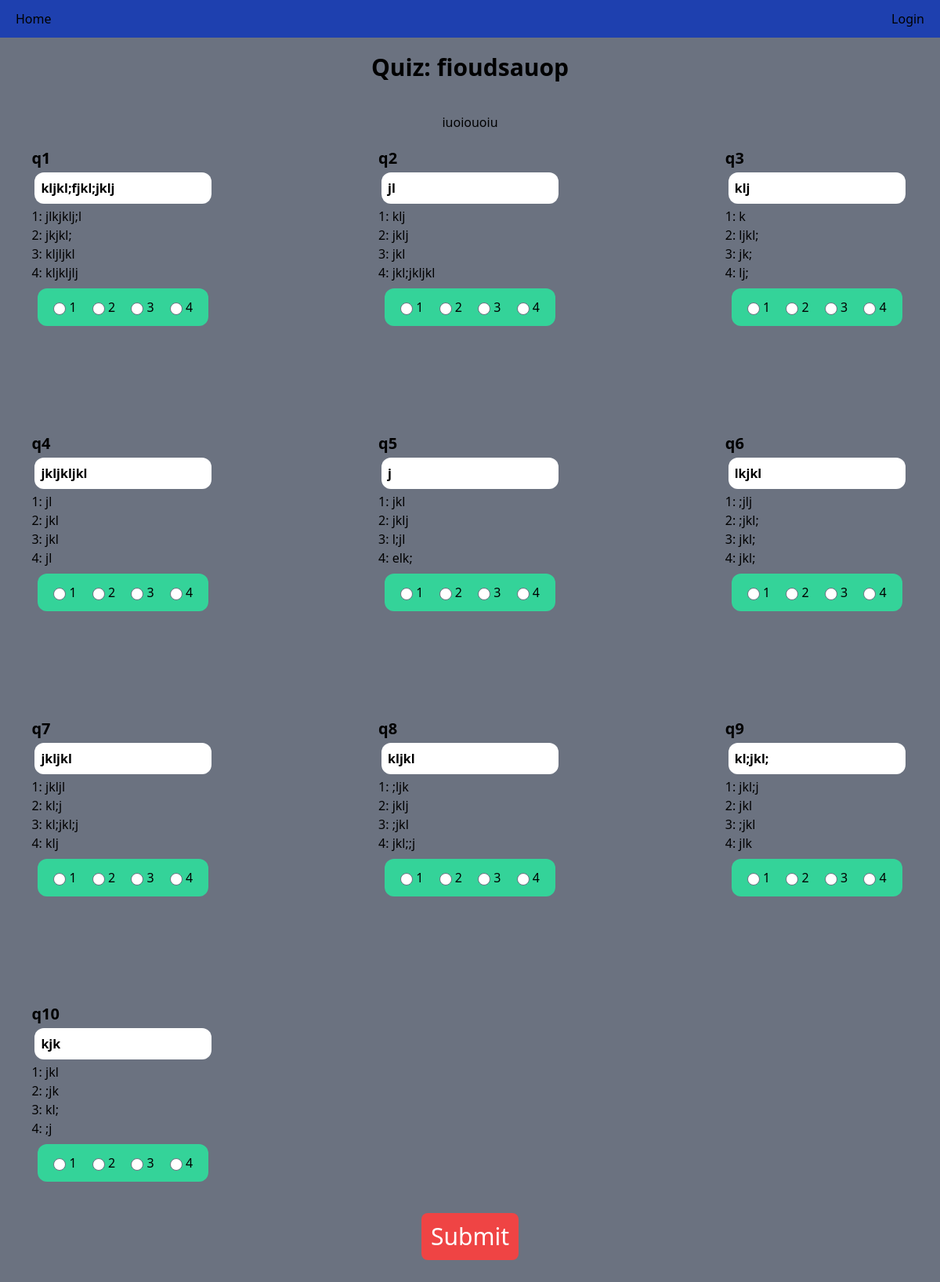
Page /quiz/16/ on the committed database.
### main/models.py (models this page shows)
class Quiz(models.Model):
    quiz_name = models.CharField(max_length=100)
    quiz_description = models.TextField(max_length=500)
    pub_date = models.DateTimeField(default=timezone.now)
    due_date = models.DateField()
    set_by = models.CharField(max_length=100, null=True)
    def __str__(self):
        return self.quiz_name
    class Meta:
        verbose_name_plural = "Quizes"

class Questions(models.Model):
    q1 = models.CharField(max_length=100)
    q1_opt_1 = models.CharField(max_length=100)
    q1_opt_2 = models.CharField(max_length=100)
    q1_opt_3 = models.CharField(max_length=100)
    q1_ans = models.CharField(max_length=100)
    q2 = models.CharField(max_length=100)
    q2_opt_1 = models.CharField(max_length=100)
    q2_opt_2 = models.CharField(max_length=100)
    q2_opt_3 = models.CharField(max_length=100)
    q2_ans = models.CharField(max_length=100)
    q3 = models.CharField(max_length=100)
    q3_opt_1 = models.CharField(max_length=100)
    q3_opt_2 = models.CharField(max_length=100)
    q3_opt_3 = models.CharField(max_length=100)
    q3_ans = models.CharField(max_length=100)
    q4 = models.CharField(max_length=100)
    q4_opt_1 = models.CharField(max_length=100)
    q4_opt_2 = models.CharField(max_length=100)
    q4_opt_3 = models.CharField(max_length=100)
    q4_ans = models.CharField(max_length=100)
    q5 = models.CharField(max_length=100)
    q5_opt_1 = models.CharField(max_length=100)
    q5_opt_2 = models.CharField(max_length=100)
    q5_opt_3 = models.CharField(max_length=100)
    q5_ans = models.CharField(max_length=100)
    q6 = models.CharField(max_length=100)
    q6_opt_1 = models.CharField(max_length=100)
    q6_opt_2 = models.CharField(max_length=100)
    q6_opt_3 = models.CharField(max_length=100)
    q6_ans = models.CharField(max_length=100)
    q7 = models.CharField(max_length=100)
    q7_opt_1 = models.CharField(max_length=100)
    q7_opt_2 = models.CharField(max_length=100)
    q7_opt_3 = models.CharField(max_length=100)
    q7_ans = models.CharField(max_length=100)
    q8 = models.CharField(max_length=100)
    q8_opt_1 = models.CharField(max_length=100)
    q8_opt_2 = models.CharField(max_length=100)
    q8_opt_3 = models.CharField(max_length=100)
    q8_ans = models.CharField(max_length=100)
    q9 = models.CharField(max_length=100)
    q9_opt_1 = models.CharField(max_length=100)
    q9_opt_2 = models.CharField(max_length=100)
    q9_opt_3 = models.CharField(max_length=100)
    q9_ans = models.CharField(max_length=100)
    q10 = models.CharField(max_length=100)
    q10_opt_1 = models.CharField(max_length=100)
    q10_opt_2 = models.CharField(max_length=100)
    q10_opt_3 = models.CharField(max_length=100)
    q10_ans = models.CharField(max_length=100)
    quiz = models.ForeignKey(Quiz, on_delete=models.CASCADE)
    class Meta:
        verbose_name_plural = "Quiz Qestions"

### main/views.py (the view)
# urls.py: path("quiz/<pk>/", views.quiz_view, name="quiz"),
def quiz_view(request, pk) -> HttpResponse:
    quiz = Quiz.objects.filter(id=pk)[0]
    if quiz.due_date < datetime.date.today():
        return render(
            request, "accounts/profile.html", {"alert": "Due date has passed"}
        )
    ui_query = UserQuizInfo.objects.filter(
        quiz_name_id=pk, user_id=request.user.id
    )
    user_info = ui_query[0] if ui_query else None
    if request.method == "POST":
        answers_form = AnswersForm(request.POST)
        if answers_form.is_valid():
            answers = answers_form.cleaned_data
            print("answers", answers)
            user_answer_order = [answers[k] for k in answers.keys()]
            answer_order = request.session["answer_order"]
            print("gotten session answer order", answer_order)
            num_correct = len(
                [
                    a
                    for a, b in zip(answer_order, user_answer_order)
                    if a == int(b)
                ]
            )
            score = num_correct / 10
            print(score)
            result = UserQuizInfo(
                quiz_name=quiz,
                user=request.user,
                score=score,
            )
            result.save()
            return redirect("home")
    else:
        answers_form = AnswersForm()
    try:
        questions = Questions.objects.filter(quiz_id=pk)[0].__dict__
        q_keys, q_dict = questions_stripper(questions)
        random_keys = list(questions.keys())
        random.shuffle(random_keys)
        final_questions = dict()
        for q_key in q_keys:
            final_questions[q_key] = {
                key: questions[key]
                for key in random_keys
                if q_key in key
                and q_key != key
                and len([s for s in q_key if s.isnumeric()])
                == len([s for s in key[0:3] if s.isnumeric()])
            }
        answer_order = list()
        for key in final_questions.keys():
            answer_number = [
                i
                for i, e in enumerate(final_questions[key].keys())
                if "ans" in e
            ][0] + 1
            answer_order.append(answer_number)
        print("original order", answer_order)
        request.session["answer_order"] = answer_order
    except IndexError:
        final_questions = None
        q_dict = None
    context = {
        "quiz": quiz,
        "ui": user_info,
        "q_dict": q_dict,
        "questions": final_questions,
        "form": answers_form,
    }
    return render(request, "main/quiz.html", context)

### main/forms.py
class AnswersForm(forms.Form):
    CHOICES = [("1", "1"), ("2", "2"), ("3", "3"), ("4", "4")]
    q1 = forms.ChoiceField(choices=CHOICES, widget=forms.RadioSelect)
    q2 = forms.ChoiceField(choices=CHOICES, widget=forms.RadioSelect)
    q3 = forms.ChoiceField(choices=CHOICES, widget=forms.RadioSelect)
    q4 = forms.ChoiceField(choices=CHOICES, widget=forms.RadioSelect)
    q5 = forms.ChoiceField(choices=CHOICES, widget=forms.RadioSelect)
    q6 = forms.ChoiceField(choices=CHOICES, widget=forms.RadioSelect)
    q7 = forms.ChoiceField(choices=CHOICES, widget=forms.RadioSelect)
    q8 = forms.ChoiceField(choices=CHOICES, widget=forms.RadioSelect)
    q9 = forms.ChoiceField(choices=CHOICES, widget=forms.RadioSelect)
    q10 = forms.ChoiceField(choices=CHOICES, widget=forms.RadioSelect)
    class Meta:
        fields = (
            "q1",
            "q2",
            "q3",
            "q4",
            "q5",
            "q6",
            "q7",
            "q8",
            "q9",
            "q10",
        )

### main/views.py (called while the page is built)
def questions_stripper(questions: dict) -> tuple[list, dict]:
    keys = [key for key in questions.keys() if type(questions[key]) is str]
    keys = [
        key for key in keys if "_" not in key and len(key) < 4 and "q" in key
    ]
    return keys, {key: questions[key] for key in keys}

### main/templates/main/quiz.html (shortened to what this page needs)
{% extends "base.html" %}
{% load crispy_forms_tags %}
{% load tailwind_filters %}
{% block content %}
<div class="mx-auto text-center">
    <h1 class="font-bold text-3xl py-5">Quiz: {{ quiz }}</h1>
    <p class="py-5 max-w-lg mx-auto">{{ quiz.quiz_description }}</p>
</div>
{% if ui.score >= 0 %}
    <b>You have already completed this quiz</b>
    <div class="p-10 max-w-lg bg-blue-200 rounded-xl mx-auto my-10">
    {% for k, v in q_dict.items %}
        <p class="p-2 bg-white rounded-xl mt-6 font-bold">{{ k|upper }}: {{ v }}</p>
        {% for q_numer, q_opts in questions.items %}
            {% if k == q_number %}
                {% for opt_key, opt_value in q_opts.items %}
                    {{ opt_key }}
                    {% if 'ans' in opt_key %}
                        <p class="p-2 bg-green-300 rounded-xl">{{ opt_key|upper }}: {{ opt_value }}</p>
                    {% endif %}
                {% endfor %}
            {% endif %}
        {% endfor %}
    {% endfor %}
    </div>
{% else %}
<form method="post">
<div class="grid grid-cols-2 lg:grid-cols-3 gap-32">
    {% for field in form %}
    <div class="flex flex-col mx-auto">
        <div class="font-bold text-xl">{{ field.name }}</div>
        <div>
            {% for a, b in q_dict.items %}
                {% if a == field.name %}<div class="font-bold bg-white p-2 m-1 rounded-xl">{{ b }}</div>{% endif %}
            {% endfor %}
            {% for k, v in questions.items %}
                {% if field.name == k %}
                    {% for i, s in v.items %}
                        <div>{{ forloop.counter }}: {{ s }}</div>
                    {% endfor %}
                {% endif %}
            {% endfor %}
        </div>
        <div class="bg-green-400 p-3 m-2 rounded-xl">
            {% for f in field %}
            <div class="flex justify-center sm:inline p-2">{{ f }}</div>
            {% endfor %}
        </div>
</div>
    {% endfor %}
</div>
<div class="block mx-auto text-center text-3xl py-5">
    <button class="bg-red-500 rounded-lg p-3 my-3 text-white hover:bg-blue-200 transition duration-500" type="submit">Submit</button>
</div>
</form>
{% endif %}
{% endblock %}

### rows in the picture
Quiz: quiz_name "fioudsauop", quiz_description "iuoiouoiu"
Questions: q1 "kljkl;fjkl;jklj", q1_opt_3 "jlkjklj;l", q1_ans "jkjkl;", q1_opt_2 "kljljkl", q1_opt_1 "kljkljlj", s "klj", s "jklj", s "jkl", q2_opt_2 "jkl;jkljkl", b "klj", q3_ans "ljkl;", q3_opt_3 "jk;", q3_opt_1 "lj;", q4 "jkljkljkl", q5_opt_1 "l;jl", q5_opt_3 "elk;", q6 "lkjkl", q6_opt_1 ";jlj", q6_opt_2 ";jkl;", s "jkl;", q7 "jkljkl", q7_opt_1 "jkljl", q7_opt_3 "kl;j", q7_ans "kl;jkl;j", q8 "kljkl", q8_opt_3 ";ljk", s ";jkl", q8_ans "jkl;;j", q9 "kl;jkl;", q9_ans "jkl;j", q9_opt_1 "jlk", q10 "kjk", q10_ans ";jk", q10_opt_2 "kl;"

### other values in the picture
{{ field.name }} "q1" "q2" "q3" "q4" "q5" "q6" "q7" "q8" "q9" "q10"
{{ b }} "jl" "j"
{{ s }} "k" "jl" "jl" ";j"
